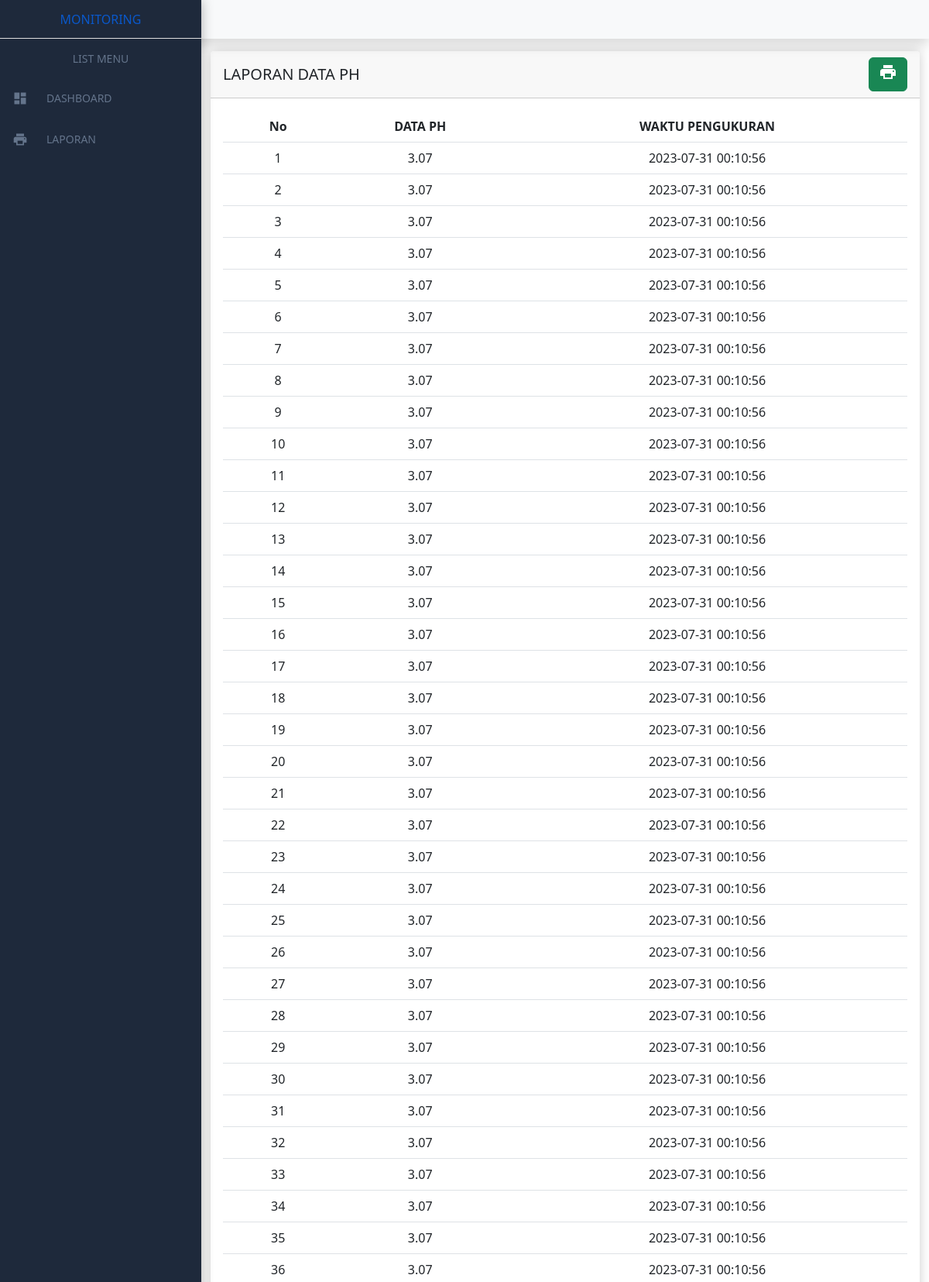
Screenshot of /?page=data/report/ph (upper part) with the database file from the repository.
### tables this page shows
CREATE TABLE `ph` (
  `id` int(11) NOT NULL,
  `data_ph` double NOT NULL,
  `created_at` timestamp NULL DEFAULT NULL,
  `updated_at` timestamp NULL DEFAULT NULL
);

### data/report/ph.php (the view)
<div class="row">
    <div class="col-md-12">
        <div class="card mt-3">
            <div class="card-header d-flex align-items-center justify-content-between">
                <h2 class="card-title">LAPORAN DATA PH</h2>
                <a href="data/report/printPh.php" target="_blank" class="btn btn-success">
                    <i class="material-icons">print</i>
                </a>
            </div>
            <div class="card-body">
                <table class="table">
                    <thead>
                        <tr>
                            <th><center>No</center></th>
                            <th><center>DATA PH</center></th>
                            <th><center>WAKTU PENGUKURAN</center></th>
                        </tr>
                    </thead>
                    <tbody>
                    <?php
                        $no = 1;
                        $myx = mysqli_query($coon, "SELECT * FROM ph ORDER BY id  DESC");
                        while($datas = mysqli_fetch_array($myx)){
                        $tgl = date_create($datas['created_at']);
                        $formatted_date = date_format($tgl, 'Y-m-d H:i:s');
                    ?>
                        <tr>
                            <td><center><?php echo $no++ ?></center></td>
                            <td><center><?php echo $datas['data_ph'] ?></center></td>
                            <td><center><?php echo $formatted_date ?></center></td>
                        </tr>
                        <?php } ?>
                    </tbody>
                </table>
            </div>
        </div>
    </div>
</div>

### index.php (shortened to what this page needs)
<!DOCTYPE html>
<html lang="en">
<head>
    <link href="./plugins/bootstrap.min.css" rel="stylesheet">
    <link href="./plugins/custom.css" rel="stylesheet">
</head>
<body>
    <nav class="navbar bg-body-tertiary shadow">
        <div class="container-fluid">
            <span class="navbar-brand mb-0 h1">MONITORING </span>
        </div>
    </nav>
    <section class="section-content">
        <aside class="sidebar">
            <div class="sidebar-brand">
                <a href="#" class="brand">MONITORING</a>
            </div>
            <ul class="sidebar-menu">
                <li class="sidebar-header">LIST MENU</li>
                <li class="sidebar-items">
                    <a href="index.php">
                        <i class="material-icons">dashboard</i>
                        <span>DASHBOARD</span>
                    </a>
                </li>
                <li class="sidebar-items">
                    <a  data-bs-toggle="collapse" href="#collapseExample" role="button" aria-expanded="false" aria-controls="collapseExample">
                        <i class="material-icons">print</i>
                        <span>LAPORAN</span>
                    </a>
                </li>
            </ul>
        </aside>
        <div class="container mt-6">
            <?php
            if (isset($_GET['page'])) {
                $page = $_GET['page'];
                $file = "$page.php";
                if (!file_exists($file)) {
                    include("dashboard.php");
                } else {
                    include("$page.php");
                }
            } else {
                include("dashboard.php");
            }
            ?>
        </div>
    </section>
</body>
</html>

### index.php (style rules this page uses)
.card { border-radius: 4px !important; border: none; box-shadow: 0 0 15px rgba(0, 0, 0, 0.2); }
.card-title { display: block; padding: 0; margin: 0; font-size: 20px; }

### rows the page displays
ph: data_ph "3.07", created_at "2023-07-31 00:10:56"
ph: data_ph "3.07", created_at "2023-07-31 00:10:56"
ph: data_ph "3.07", created_at "2023-07-31 00:10:56"
ph: data_ph "3.07", created_at "2023-07-31 00:10:56"
ph: data_ph "3.07", created_at "2023-07-31 00:10:56"
ph: data_ph "3.07", created_at "2023-07-31 00:10:56"
ph: data_ph "3.07", created_at "2023-07-31 00:10:56"
ph: data_ph "3.07", created_at "2023-07-31 00:10:56"
ph: data_ph "3.07", created_at "2023-07-31 00:10:56"
ph: data_ph "3.07", created_at "2023-07-31 00:10:56"
ph: data_ph "3.07", created_at "2023-07-31 00:10:56"
ph: data_ph "3.07", created_at "2023-07-31 00:10:56"
ph: data_ph "3.07", created_at "2023-07-31 00:10:56"
ph: data_ph "3.07", created_at "2023-07-31 00:10:56"
ph: data_ph "3.07", created_at "2023-07-31 00:10:56"
ph: data_ph "3.07", created_at "2023-07-31 00:10:56"
ph: data_ph "3.07", created_at "2023-07-31 00:10:56"
ph: data_ph "3.07", created_at "2023-07-31 00:10:56"
ph: data_ph "3.07", created_at "2023-07-31 00:10:56"
ph: data_ph "3.07", created_at "2023-07-31 00:10:56"
ph: data_ph "3.07", created_at "2023-07-31 00:10:56"
ph: data_ph "3.07", created_at "2023-07-31 00:10:56"
ph: data_ph "3.07", created_at "2023-07-31 00:10:56"
ph: data_ph "3.07", created_at "2023-07-31 00:10:56"
ph: data_ph "3.07", created_at "2023-07-31 00:10:56"
ph: data_ph "3.07", created_at "2023-07-31 00:10:56"
ph: data_ph "3.07", created_at "2023-07-31 00:10:56"
ph: data_ph "3.07", created_at "2023-07-31 00:10:56"
ph: data_ph "3.07", created_at "2023-07-31 00:10:56"
ph: data_ph "3.07", created_at "2023-07-31 00:10:56"
ph: data_ph "3.07", created_at "2023-07-31 00:10:56"
ph: data_ph "3.07", created_at "2023-07-31 00:10:56"
ph: data_ph "3.07", created_at "2023-07-31 00:10:56"
ph: data_ph "3.07", created_at "2023-07-31 00:10:56"
ph: data_ph "3.07", created_at "2023-07-31 00:10:56"
ph: data_ph "3.07", created_at "2023-07-31 00:10:56"
